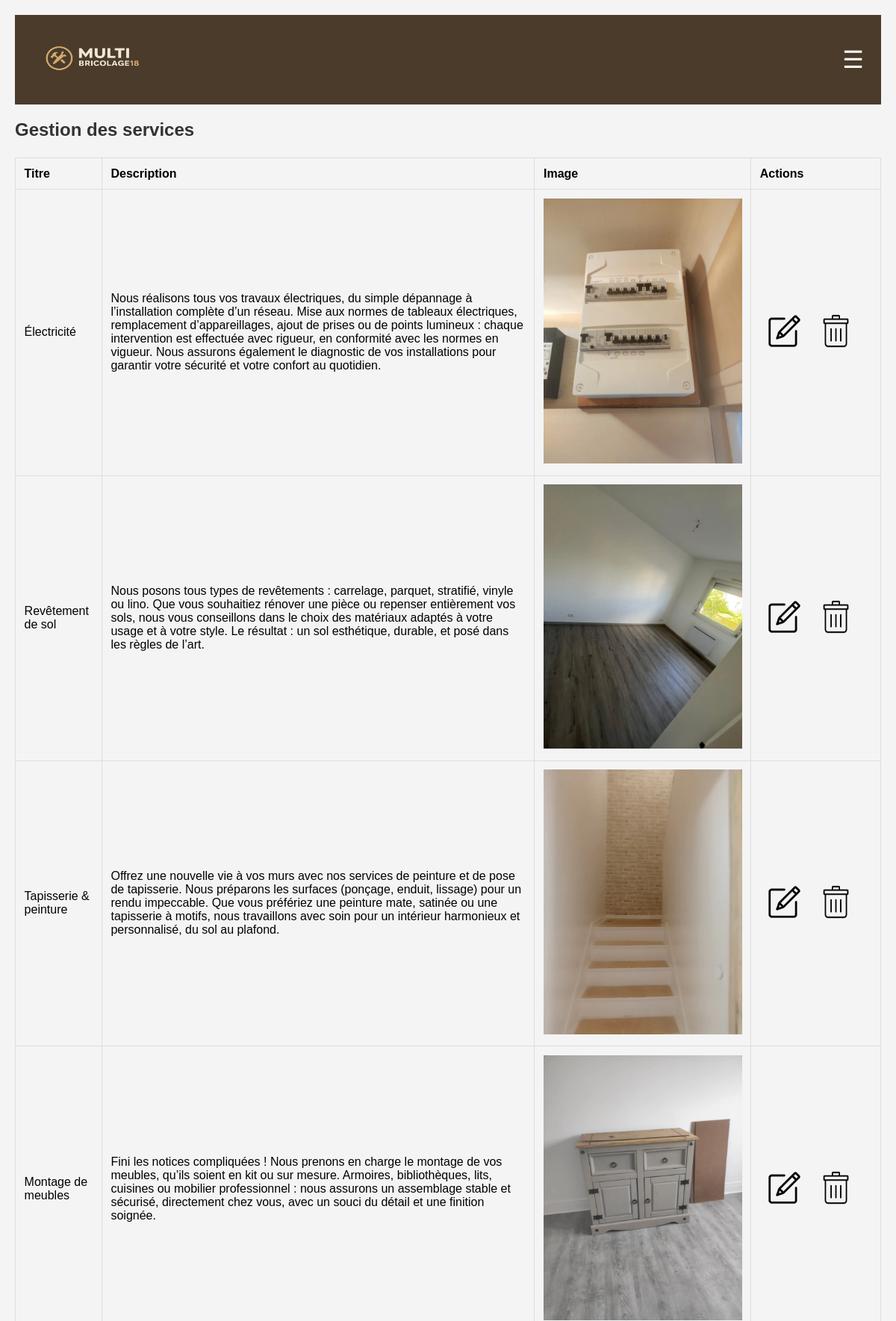
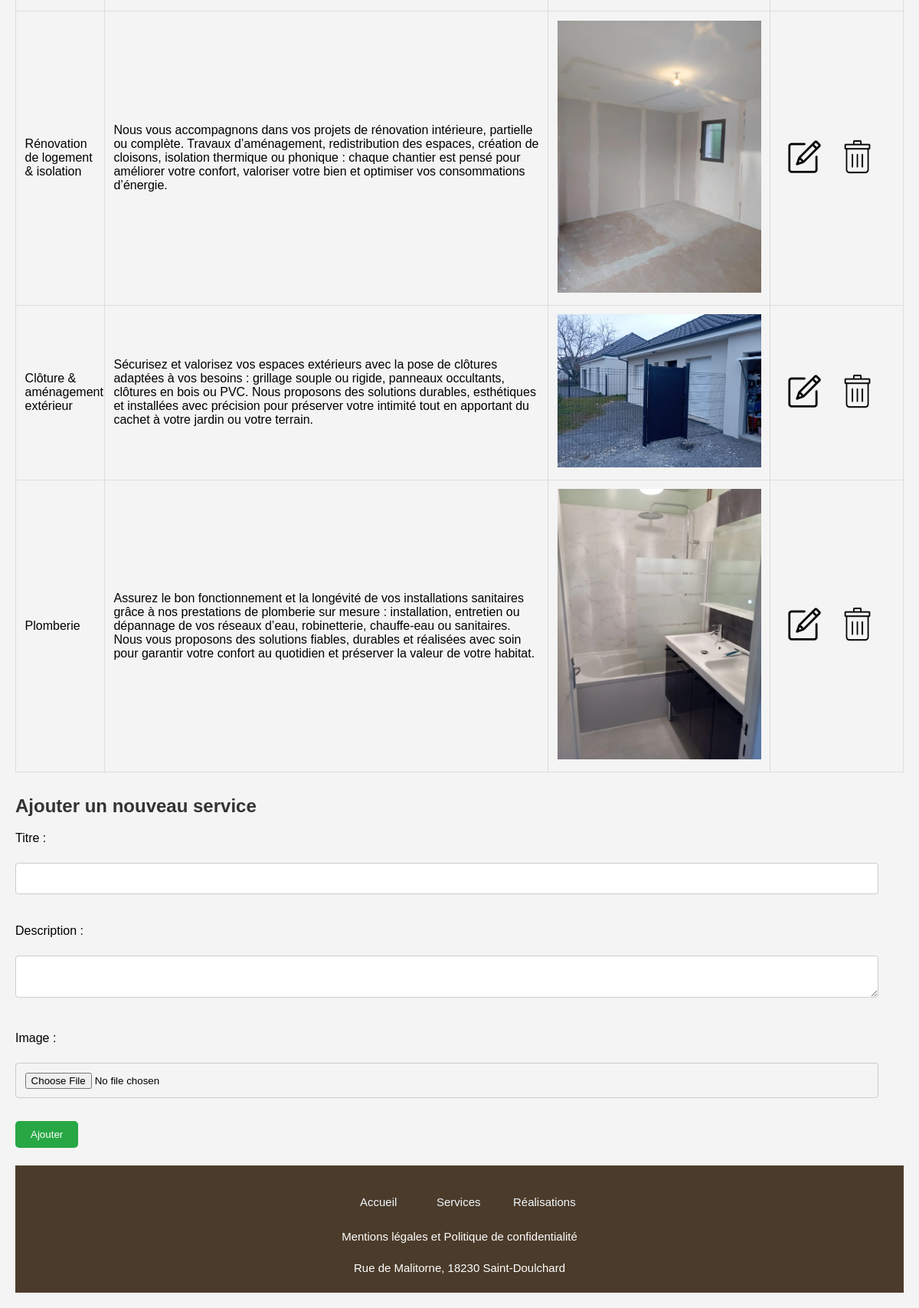
/index.php?route=services_dsh (signed in), run on the app's committed database (2 pictures, top to bottom).
### tables this page shows
CREATE TABLE `page_services` (
  `id_service` int(11) NOT NULL,
  `titre` varchar(255) NOT NULL,
  `description` text NOT NULL,
  `image` varchar(255) NOT NULL,
  `admin_id` int(11) DEFAULT NULL
);

### assets/php/insert_services.php (called while the page is built, shortened)
<?php
require("assets/php/db.php");
class Service {
    private $dbh;
    public function __construct($dbh) {
        $this->dbh = $dbh;
    }
    public function getServices($admin_id) {
        $sql = "SELECT * FROM page_services WHERE admin_id = :admin_id";
        $req = $this->dbh->prepare($sql);
        $req->bindParam(":admin_id", $admin_id, PDO::PARAM_INT);
        $req->execute();
        return $req->fetchAll(PDO::FETCH_ASSOC);
    }
}
$admin_id = $_SESSION['id'];
$serviceManager = new Service($dbh);
$services = $serviceManager->getServices($admin_id);
?>

### views/services_dashboard.php (the view, shortened to what this page needs)
<?php
require("assets/php/insert_services.php");
?>
   <main>
         <section classe="titreServices">
        <h1>Gestion des services</h1>
    </section>
    <table class="tableService">
        <thead class="theadService">
            <tr class="trService">
                <th class="thService">Titre</th>
                <th class="thService">Description</th>
                <th class="thService">Image</th>
                <th class="thService">Actions</th>
            </tr>
        </thead>
        <tbody>
            <?php foreach ($services as $srv): ?>
                <tr>
                    <td class="tdService"><?= htmlspecialchars($srv['titre']) ?></td>
                    <td class="tdService"><?= htmlspecialchars($srv['description']) ?></td>
                    <td class="tdService"><img src="<?= htmlspecialchars($srv['image']) ?>" alt="<?= htmlspecialchars($srv['titre']) ?>"></td>
                    <td>
                        <a class="btn" href="?route=services_dsh&action=edit&id=<?= $srv['id_service'] ?>"><img class="modifier" src="assets/img/modifier.png" alt="Modifier le service"></a>
                        <a class="btn" onclick="return confirm('Confirmer la suppression ?');" href="?route=services_dsh&action=delete&id=<?= $srv['id_service'] ?>"><img class="effacer" src="assets/img/effacer.png" alt="Effacer la réalisation"></a>
                    </td>
                </tr>
            <?php endforeach; ?>
        </tbody>
    </table>
    <h2><?= isset($_GET['action']) && $_GET['action'] == 'edit' ? 'Modifier le service' : 'Ajouter un nouveau service' ?></h2>
    <form method="post" enctype="multipart/form-data">
        <label for="titre">Titre :</label><br>
        <input type="text" id="titre" name="titre" value="<?= isset($service['titre']) ? htmlspecialchars($service['titre']) : '' ?>" required><br><br>
        <label for="description">Description :</label><br>
        <textarea id="description" name="description" required><?= isset($service['description']) ? htmlspecialchars($service['description']) : '' ?></textarea><br><br>
        <label for="image">Image :</label><br>
        <input type="file" id="image" name="image" <?= isset($_GET['action']) && $_GET['action'] == 'edit' ? '' : 'required' ?>><br><br>
        <button type="submit" name="submit"><?= isset($_GET['action']) && $_GET['action'] == 'edit' ? 'Modifier' : 'Ajouter' ?></button>
    </form>
    </main>
</body>
</html>

### assets/css/interface_adminCSS/admin.css (style rules this page uses)
body { font-family: 'Arial', sans-serif; margin: 0; padding: 20px; background-color: #f4f4f4; }
main { margin-top: 20px; }
h1 { color: #333; }

### assets/css/interface_adminCSS/services_dsh.css (style rules this page uses)
body { font-family: 'Arial', sans-serif; margin: 0; padding: 20px; background-color: #f4f4f4; }
h1 { color: #333; margin-bottom: 20px; }
h2 { color: #333; margin-top: 3%; }
table { width: 100%; border-collapse: collapse; margin-top: 2%; }
table th, table td { border: 1px solid #ddd; padding: 1%; text-align: left; }
table th { font-size: 100%; }
.tableService .tdService:first-child { width: 10%; }
.tableService .tdService:nth-child(2) { width: 50%; }
.tableService .tdService:nth-child(3) { width: 25%; }
.tableService img { max-width: 100%; height: auto; }
.btn .modifier, .effacer { padding: 5px 10px; text-decoration: none; width: 30%; }
form label { display: block; margin: 10px 0 5px; }
form input, textarea { width: 95%; padding: 1%; margin-bottom: 1%; border: 1px solid #ccc; border-radius: 4px; }
form button { background-color: #28a745; color: white; padding: 10px 20px; border: none; border-radius: 5px; cursor: pointer; transition: background-color 0.3s; }

### assets/css/interface_adminCSS/realisations_dsh.css (style rules this page uses)
body { font-family: 'Arial', sans-serif; margin: 0; padding: 20px; background-color: #f4f4f4; }
h1 { color: #333; margin-bottom: 20px; }
h2 { color: #333; margin-top: 30px; }
table { width: 100%; border-collapse: collapse; margin-top: 2%; }
table th, table td { border: 1px solid #ddd; padding: 1%; text-align: left; }
table th { font-size: 100%; }
table td:first-child { width: 80%; }
table td:nth-child(2) { width: 20%; }
table img { max-width: 20%; height: auto; }
.btn .modifier, .effacer { padding: 5px 10px; text-decoration: none; width: 30%; }
form label { display: block; margin: 10px 0 5px; }
form input, textarea { width: 95%; padding: 1%; margin-bottom: 1%; border: 1px solid #ccc; border-radius: 4px; }
form button { background-color: #28a745; color: white; padding: 10px 20px; border: none; border-radius: 5px; cursor: pointer; transition: background-color 0.3s; }

### data on the page
page_services: titre "Électricité", description "Nous réalisons tous vos travaux électriques, du simple dépannage à l’installation complète d’un réseau. Mise aux normes de tableaux électriques, remplacement d’appareillages, ajout de prises ou de points lumineux : chaque intervention est effectuée avec rigueur, en conformité avec les normes en vigueur. Nous assurons également le diagnostic de vos installations pour garantir votre sécurité et votre confort au quotidien.", image (picture)
page_services: titre "Revêtement de sol", description "Nous posons tous types de revêtements : carrelage, parquet, stratifié, vinyle ou lino. Que vous souhaitiez rénover une pièce ou repenser entièrement vos sols, nous vous conseillons dans le choix des matériaux adaptés à votre usage et à votre style. Le résultat : un sol esthétique, durable, et posé dans les règles de l’art.", image (picture)
page_services: titre "Tapisserie & peinture", description "Offrez une nouvelle vie à vos murs avec nos services de peinture et de pose de tapisserie. Nous préparons les surfaces (ponçage, enduit, lissage) pour un rendu impeccable. Que vous préfériez une peinture mate, satinée ou une tapisserie à motifs, nous travaillons avec soin pour un intérieur harmonieux et personnalisé, du sol au plafond.", image (picture)
page_services: titre "Montage de meubles", description "Fini les notices compliquées ! Nous prenons en charge le montage de vos meubles, qu’ils soient en kit ou sur mesure. Armoires, bibliothèques, lits, cuisines ou mobilier professionnel : nous assurons un assemblage stable et sécurisé, directement chez vous, avec un souci du détail et une finition soignée.", image (picture)
page_services: titre "Rénovation de logement & isolation", description "Nous vous accompagnons dans vos projets de rénovation intérieure, partielle ou complète. Travaux d’aménagement, redistribution des espaces, création de cloisons, isolation thermique ou phonique : chaque chantier est pensé pour améliorer votre confort, valoriser votre bien et optimiser vos consommations d’énergie.", image (picture)
page_services: titre "Clôture & aménagement extérieur", description "Sécurisez et valorisez vos espaces extérieurs avec la pose de clôtures adaptées à vos besoins : grillage souple ou rigide, panneaux occultants, clôtures en bois ou PVC. Nous proposons des solutions durables, esthétiques et installées avec précision pour préserver votre intimité tout en apportant du cachet à votre jardin ou votre terrain.", image (picture)
page_services: titre "Plomberie", description "Assurez le bon fonctionnement et la longévité de vos installations sanitaires grâce à nos prestations de plomberie sur mesure : installation, entretien ou dépannage de vos réseaux d’eau, robinetterie, chauffe-eau ou sanitaires. Nous vous proposons des solutions fiables, durables et réalisées avec soin pour garantir votre confort au quotidien et préserver la valeur de votre habitat.", image (picture)
